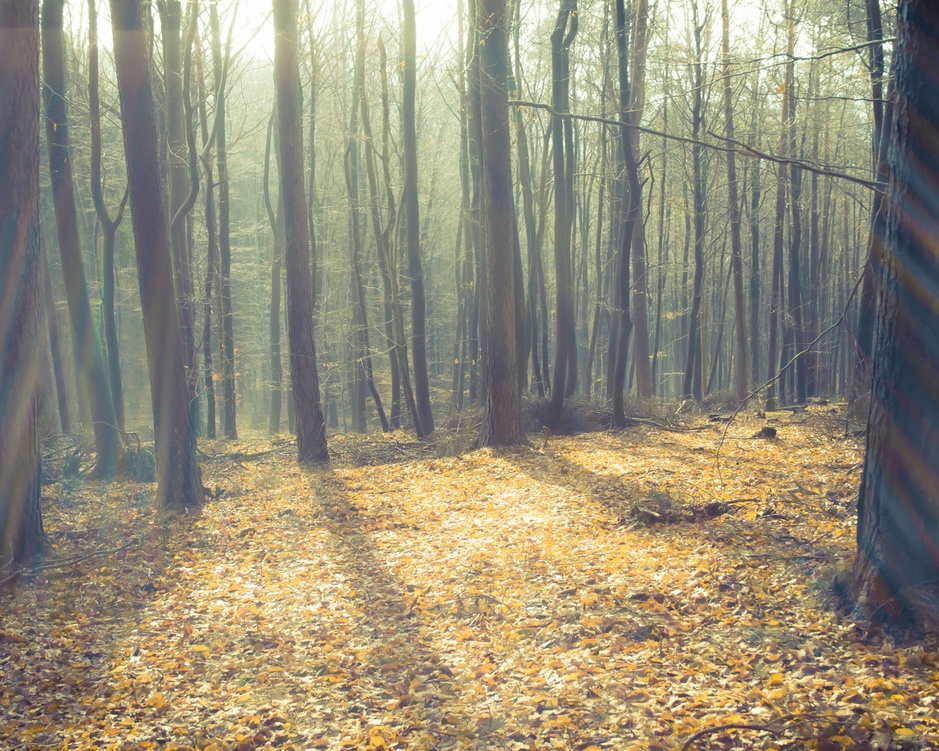
#> input picture Task2/resources/Forest.jpg, 939 x 751 px, shrunk from 1280 x 1024 before the run
$ python main.py
#> lines starting #> are read from the running program, lines starting #| are printed output that depends on the picture
import cv2
import matplotlib.image as mpimg
import matplotlib.pyplot as plt
import numpy as np


image = cv2.imread('resources/Forest.jpg')
#> image is the input picture: shape (751, 939, 3); mean B, G, R 121.9, 143, 150.2

hsv_image1 = cv2.cvtColor(image, cv2.COLOR_BGR2HSV)
#> hsv_image1: shape (751, 939, 3); mean H, S, V 51.3, 56, 155.3

h, s, v = cv2.split(hsv_image1)
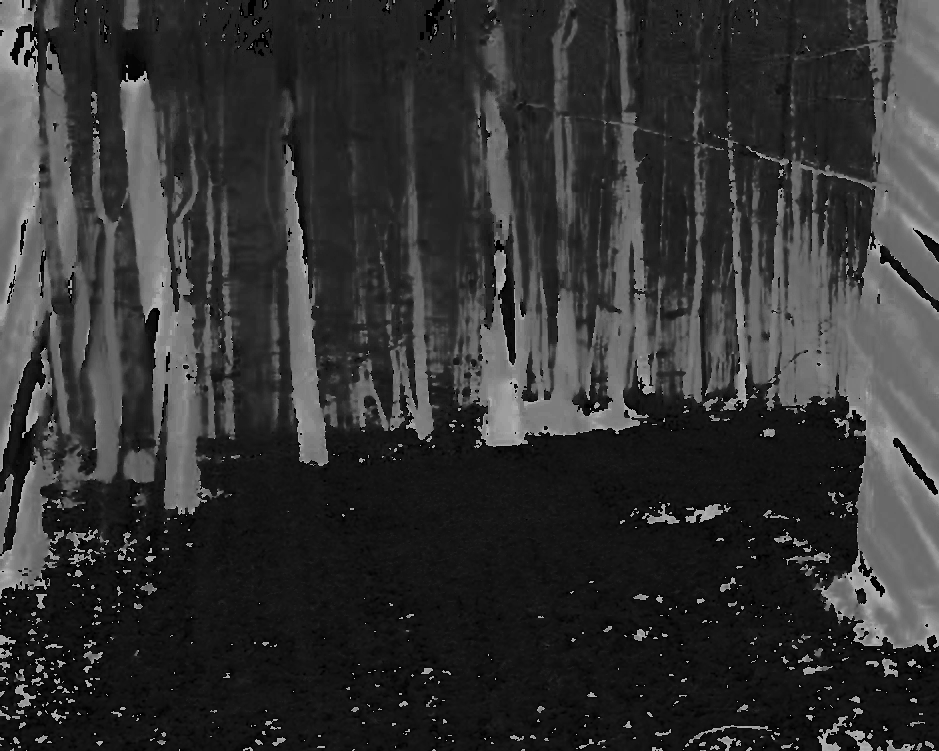
#> h: shape (751, 939); min 0, max 179, mean 51.3
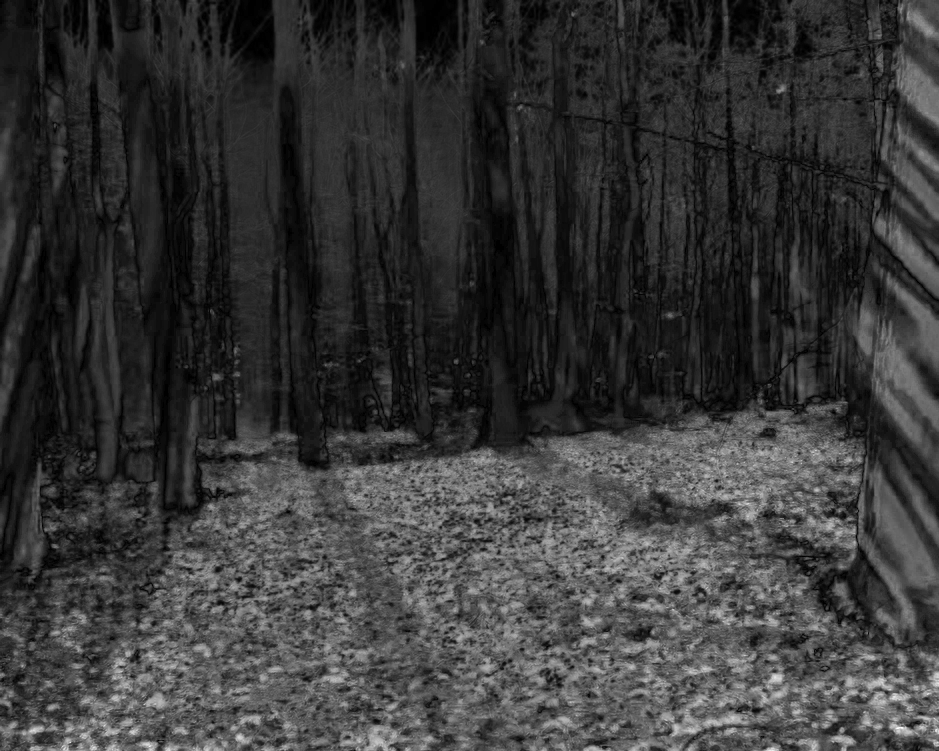
#> s: shape (751, 939); min 0, max 255, mean 56
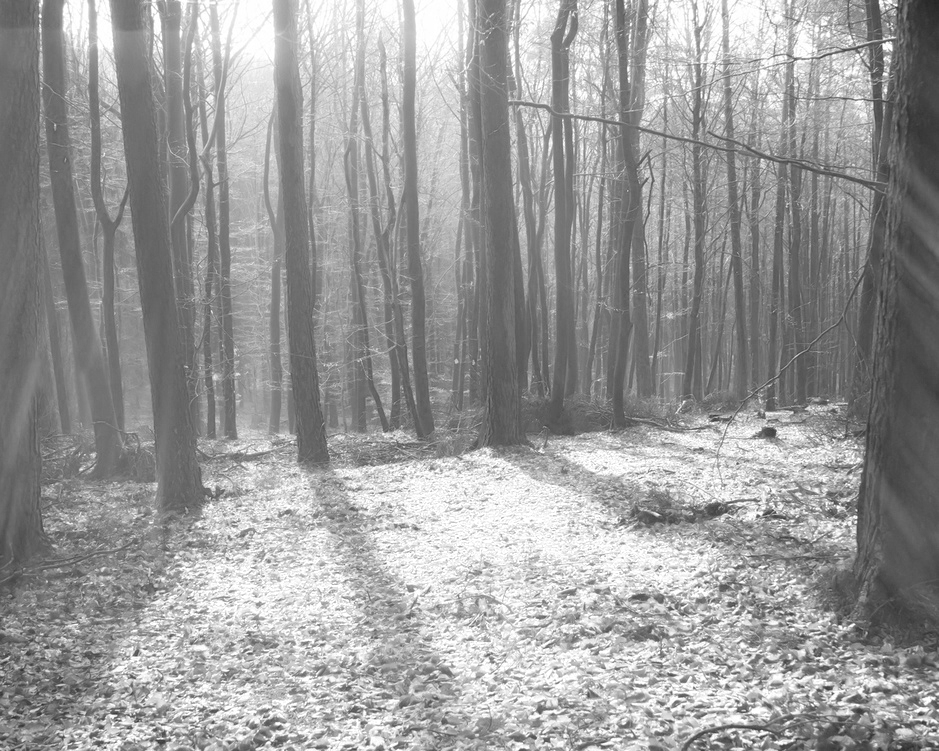
#> v: shape (751, 939); min 36, max 255, mean 155.3
value = 30
s += value
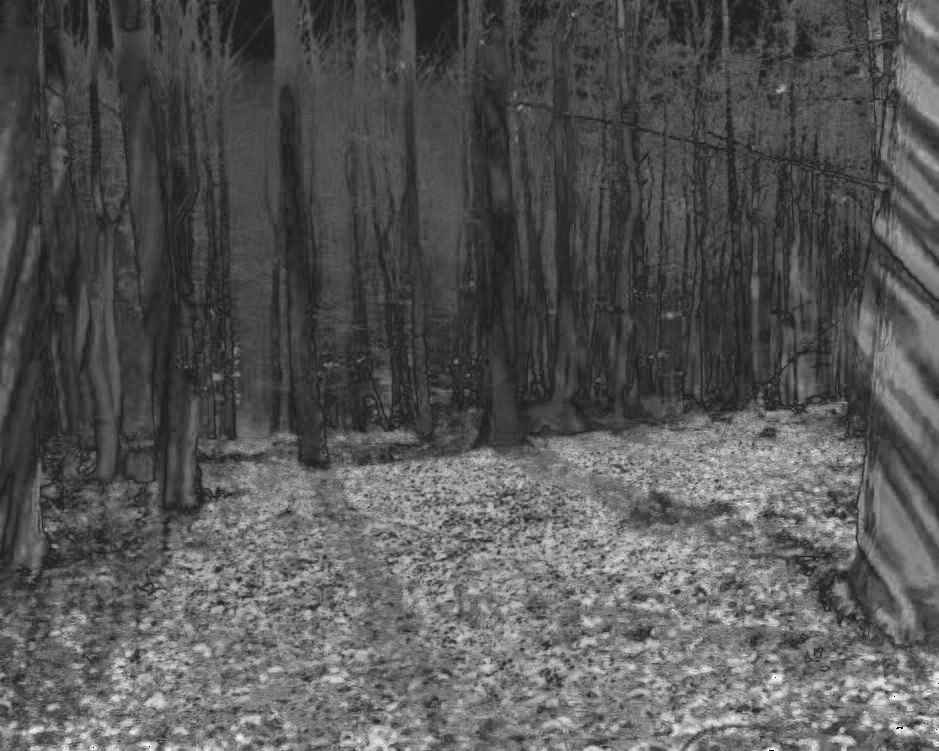
#> s: shape (751, 939); min 0, max 255, mean 86

hsv_image1 = cv2.merge((h, s, v))
#> hsv_image1: shape (751, 939, 3); mean H, S, V 51.3, 86, 155.3

hsv_image2 = cv2.cvtColor(hsv_image1, cv2.COLOR_HSV2BGR)
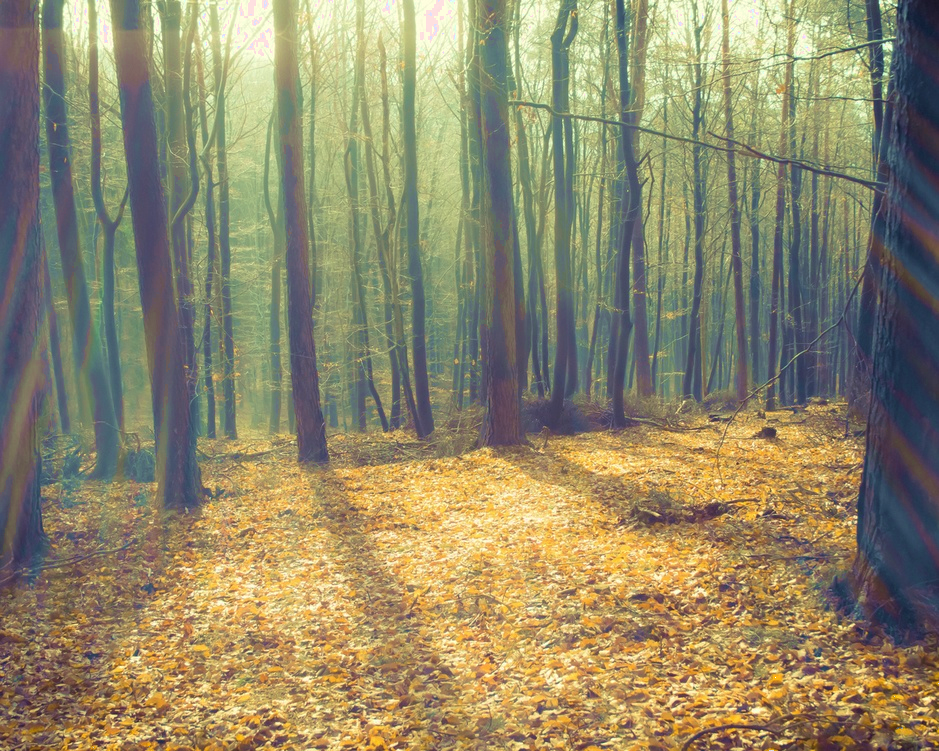
#> hsv_image2: shape (751, 939, 3); mean B, G, R 106.2, 137.3, 145.4

cv2.imwrite("Result.jpg", hsv_image2)

cv2.imshow("Image result", hsv_image2)
cv2.waitKey(0)
cv2.destroyAllWindows()
